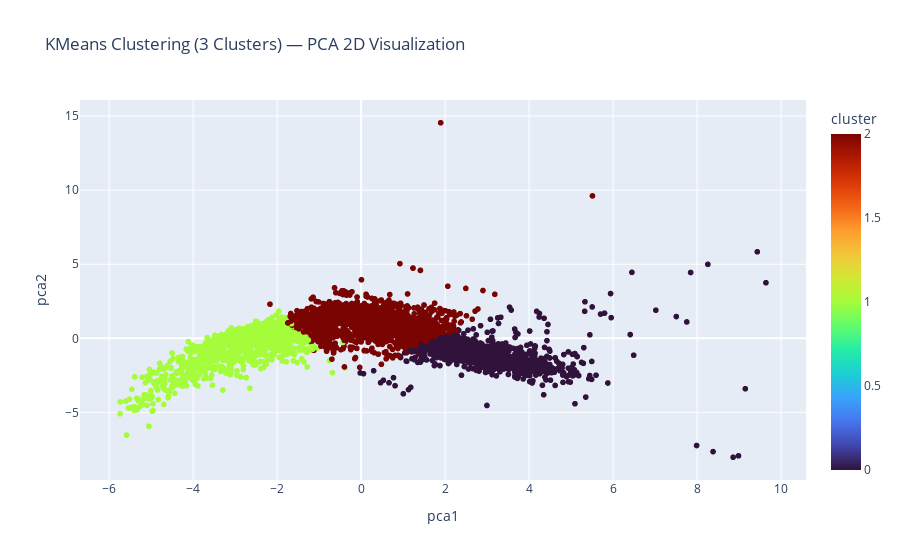

Source (notebook cell):
### Markdown cell above
# Section 6 — KMeans Clustering (3 Clusters) + PCA Visualization

Earlier attempts using 4 or 5 clusters resulted in mixed and unstable cluster boundaries,
because the smartphone dataset naturally contains **three meaningful performance groups**:

- **Budget**  
- **Midrange**  
- **Flagship**

To obtain clear and interpretable clusters that reflect actual specification tiers,
we apply **KMeans with 3 clusters**.

We then reduce the dataset to 2 principal components (PCA) to visualize the cluster
separation in 2D space.

### Code cell
# ========================================================
# SECTION 6 — KMeans (3 clusters) + PCA Visualization
# ========================================================

from sklearn.cluster import KMeans
from sklearn.decomposition import PCA
import plotly.express as px

# --------------------------------------------------------
# 6.1 Apply KMeans with 3 clusters
# --------------------------------------------------------
kmeans = KMeans(n_clusters=3, random_state=42)
cluster_labels = kmeans.fit_predict(X_prepared)

df_final['cluster'] = cluster_labels

# --------------------------------------------------------
# 6.2 PCA transformation for 2D visualization
# --------------------------------------------------------
pca = PCA(n_components=2, random_state=42)
pca_results = pca.fit_transform(X_prepared)

df_final['pca1'] = pca_results[:, 0]
df_final['pca2'] = pca_results[:, 1]

# --------------------------------------------------------
# 6.3 Plot PCA clusters
# --------------------------------------------------------
fig = px.scatter(
    df_final,
    x='pca1',
    y='pca2',
    color='cluster',
    title='KMeans Clustering (3 Clusters) — PCA 2D Visualization',
    hover_name='brand',
    hover_data=['ram', 'cpu_speed_GHz', 'internal_storage', 'battery_mAh'],
    color_continuous_scale='Turbo'
)

fig.show()

### Figure 1 — Plotly figure (JSON) as saved in the notebook; plotly's stock layout.template omitted (floating-point values rounded to 4 significant figures; data arrays with more than 128 entries replaced by an {"elided": "..."} marker saying what was removed)
{"data": [{"customdata": {"elided": "4144x4 float values"}, "hovertemplate": "<b>%{hovertext}</b><br><br>pca1=%{x}<br>pca2=%{y}<br>ram=%{customdata[0]}<br>cpu_speed_GHz=%{customdata[1]}<br>internal_storage=%{customdata[2]}<br>battery_mAh=%{customdata[3]}<br>cluster=%{marker.color}<extra></extra>", "hovertext": {"elided": "4144 str values"}, "legendgroup": "", "marker": {"color": {"elided": "4144 int values"}, "coloraxis": "coloraxis", "symbol": "circle"}, "mode": "markers", "name": "", "showlegend": false, "type": "scattergl", "x": {"elided": "4144 float values"}, "xaxis": "x", "y": {"elided": "4144 float values"}, "yaxis": "y"}], "layout": {"coloraxis": {"colorbar": {"title": {"text": "cluster"}}, "colorscale": [[0, "#30123b"], [0.07143, "#4145ab"], [0.1429, "#4675ed"], [0.2143, "#39a2fc"], [0.2857, "#1bcfd4"], [0.3571, "#24eca6"], [0.4286, "#61fc6c"], [0.5, "#a4fc3b"], [0.5714, "#d1e834"], [0.6429, "#f3c63a"], [0.7143, "#fe9b2d"], [0.7857, "#f36315"], [0.8571, "#d93806"], [0.9286, "#b11901"], [1, "#7a0402"]]}, "legend": {"tracegroupgap": 0}, "title": {"text": "KMeans Clustering (3 Clusters) — PCA 2D Visualization"}, "xaxis": {"anchor": "y", "domain": [0, 1], "title": {"text": "pca1"}}, "yaxis": {"anchor": "x", "domain": [0, 1], "title": {"text": "pca2"}}}}
